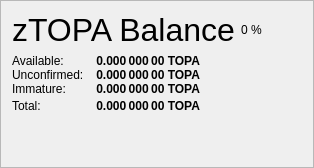
                   <widget class="QFrame" name="frame_ZerocoinBalances">
                    <property name="frameShape">
                     <enum>QFrame::StyledPanel</enum>
                    </property>
                    <property name="frameShadow">
                     <enum>QFrame::Raised</enum>
                    </property>
                    <layout class="QVBoxLayout" name="verticalLayout_7">
                     <item>
                      <layout class="QHBoxLayout" name="horizontalLayout_8" stretch="0,0,0">
                       <item>
                        <widget class="QLabel" name="label_5z_3">
                         <property name="minimumSize">
                          <size>
                           <width>0</width>
                           <height>20</height>
                          </size>
                         </property>
                         <property name="font">
                          <font>
                           <pointsize>24</pointsize>
                           <weight>50</weight>
                           <bold>false</bold>
                          </font>
                         </property>
                         <property name="text">
                          <string>zTOPA Balance</string>
                         </property>
                        </widget>
                       </item>
                       <item>
                        <widget class="QLabel" name="labelzTOPAPercent">
                         <property name="text">
                          <string notr="true">0 %</string>
                         </property>
                        </widget>
                       </item>
                       <item>
                        <spacer name="horizontalSpacer_11">
                         <property name="orientation">
                          <enum>Qt::Horizontal</enum>
                         </property>
                         <property name="sizeHint" stdset="0">
                          <size>
                           <width>40</width>
                           <height>20</height>
                          </size>
                         </property>
                        </spacer>
                       </item>
                      </layout>
                     </item>
                     <item>
                      <layout class="QGridLayout" name="gridLayout_5">
                       <property name="horizontalSpacing">
                        <number>12</number>
                       </property>
                       <property name="verticalSpacing">
                        <number>0</number>
                       </property>
                       <item row="1" column="0">
                        <widget class="QLabel" name="labelzBalanceMatureText">
                         <property name="toolTip">
                          <string>Mature: more than 20 confirmation and more than 1 mint of the same denomination after it was minted.
These zTOPA are spendable.</string>
                         </property>
                         <property name="text">
                          <string>Available:</string>
                         </property>
                        </widget>
                       </item>
                       <item row="1" column="1">
                        <widget class="QLabel" name="labelzBalanceMature">
                         <property name="font">
                          <font>
                           <weight>75</weight>
                           <bold>true</bold>
                          </font>
                         </property>
                         <property name="toolTip">
                          <string>Mature: more than 20 confirmation and more than 1 mint of the same denomination after it was minted.
These zTOPA are spendable.</string>
                         </property>
                         <property name="text">
                          <string notr="true">0.000 000 00 TOPA</string>
                         </property>
                         <property name="alignment">
                          <set>Qt::AlignRight|Qt::AlignTrailing|Qt::AlignVCenter</set>
                         </property>
                        </widget>
                       </item>
                       <item row="2" column="0">
                        <widget class="QLabel" name="labelzBalanceUnconfirmedText">
                         <property name="toolTip">
                          <string>Unconfirmed: less than 20 confirmations
Immature: confirmed, but less than 3 mints of the same denomination after it was minted</string>
                         </property>
                         <property name="text">
                          <string>Unconfirmed:</string>
                         </property>
                        </widget>
                       </item>
                       <item row="2" column="1">
                        <widget class="QLabel" name="labelzBalanceUnconfirmed">
                         <property name="font">
                          <font>
                           <weight>75</weight>
                           <bold>true</bold>
                          </font>
                         </property>
                         <property name="toolTip">
                          <string>Unconfirmed: less than 20 confirmations
Immature: confirmed, but less than 3 mints of the same denomination after it was minted</string>
                         </property>
                         <property name="text">
                          <string notr="true">0.000 000 00 TOPA</string>
                         </property>
                         <property name="alignment">
                          <set>Qt::AlignRight|Qt::AlignTrailing|Qt::AlignVCenter</set>
                         </property>
                        </widget>
                       </item>
                       <item row="3" column="0">
                        <widget class="QLabel" name="labelzBalanceImmatureText">
                         <property name="toolTip">
                          <string>Unconfirmed: less than 20 confirmations
Immature: confirmed, but less than 3 mints of the same denomination after it was minted</string>
                         </property>
                         <property name="text">
                          <string>Immature:</string>
                         </property>
                        </widget>
                       </item>
                       <item row="3" column="1">
                        <widget class="QLabel" name="labelzBalanceImmature">
                         <property name="font">
                          <font>
                           <weight>75</weight>
                           <bold>true</bold>
                          </font>
                         </property>
                         <property name="toolTip">
                          <string>Unconfirmed: less than 20 confirmations
Immature: confirmed, but less than 3 mints of the same denomination after it was minted</string>
                         </property>
                         <property name="text">
                          <string notr="true">0.000 000 00 TOPA</string>
                         </property>
                         <property name="alignment">
                          <set>Qt::AlignRight|Qt::AlignTrailing|Qt::AlignVCenter</set>
                         </property>
                        </widget>
                       </item>
                       <item row="4" column="0">
                        <widget class="QLabel" name="labelzBalanceText">
                         <property name="toolTip">
                          <string>Your current zTOPA balance, unconfirmed and immature zTOPA included.</string>
                         </property>
                         <property name="text">
                          <string>Total:</string>
                         </property>
                        </widget>
                       </item>
                       <item row="4" column="1">
                        <widget class="QLabel" name="labelzBalance">
                         <property name="font">
                          <font>
                           <weight>75</weight>
                           <bold>true</bold>
                          </font>
                         </property>
                         <property name="cursor">
                          <cursorShape>IBeamCursor</cursorShape>
                         </property>
                         <property name="toolTip">
                          <string>Your current zTOPA balance, unconfirmed and immature zTOPA included.</string>
                         </property>
                         <property name="text">
                          <string notr="true">0.000 000 00 TOPA</string>
                         </property>
                         <property name="alignment">
                          <set>Qt::AlignRight|Qt::AlignTrailing|Qt::AlignVCenter</set>
                         </property>
                         <property name="textInteractionFlags">
                          <set>Qt::LinksAccessibleByMouse|Qt::TextSelectableByKeyboard|Qt::TextSelectableByMouse</set>
                         </property>
                        </widget>
                       </item>
                       <item row="4" column="2">
                        <spacer name="horizontalSpacer_4">
                         <property name="orientation">
                          <enum>Qt::Horizontal</enum>
                         </property>
                         <property name="sizeHint" stdset="0">
                          <size>
                           <width>40</width>
                           <height>20</height>
                          </size>
                         </property>
                        </spacer>
                       </item>
                      </layout>
                     </item>
                     <item>
                      <spacer name="verticalSpacer_4">
                       <property name="orientation">
                        <enum>Qt::Vertical</enum>
                       </property>
                       <property name="sizeHint" stdset="0">
                        <size>
                         <width>20</width>
                         <height>40</height>
                        </size>
                       </property>
                      </spacer>
                     </item>
                    </layout>
                   </widget>
